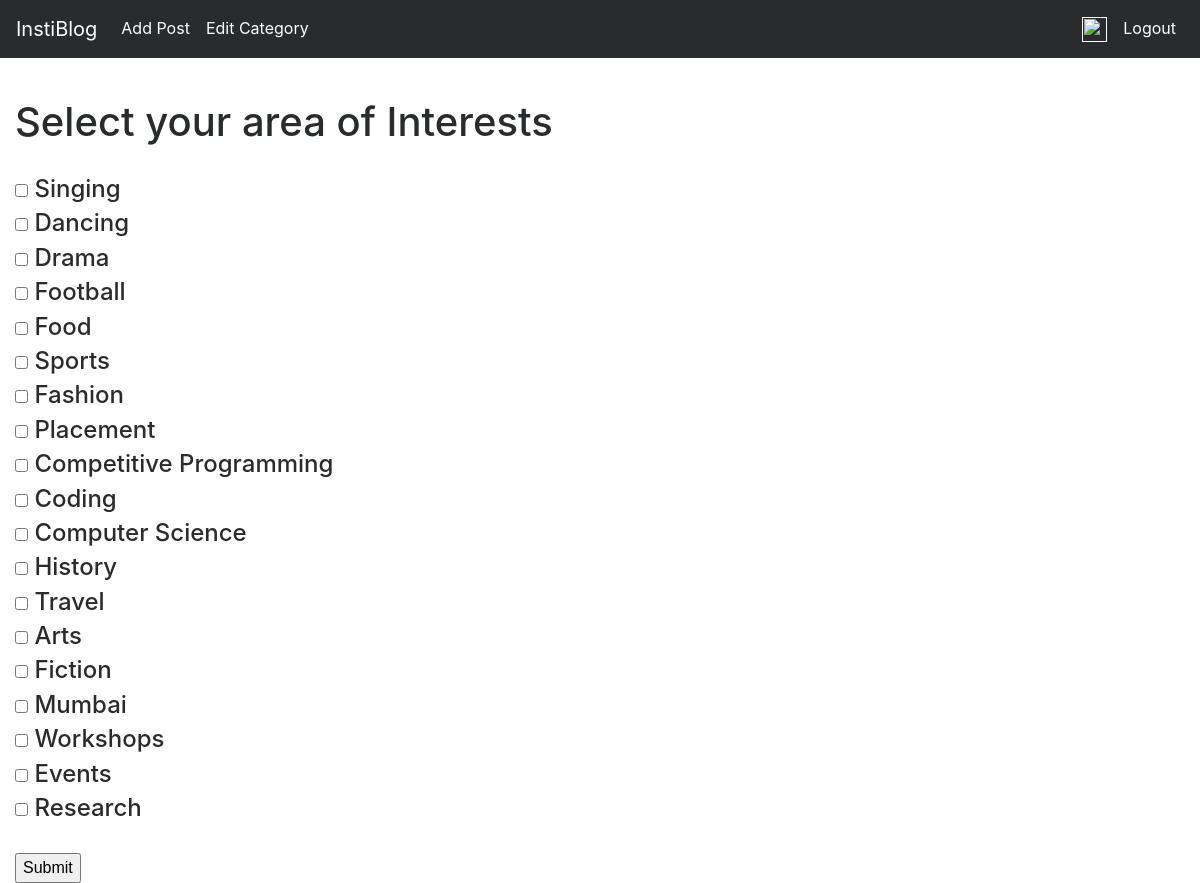
/submitcategory/edit/ (signed in), run on the app's committed database.
### homepage/models.py (models this page shows, shortened)
class Category(models.Model):
    name=models.CharField(max_length=50)

### loginpage/views.py (the view)
# urls.py: re_path(r'edit/$', views.editcat,name='editcat'),
def editcat(request):
    print('hello')
    catg= Category.objects.all()
    blog= Blog.objects.all()
    params={'cat':catg,'blog':blog}
    return render(request,'selectcat.html',params)

### templates/selectcat.html (shortened to what this page needs)
{% extends "layout.html" %}
{% block body %}
{% load crispy_forms_tags %}{% load socialaccount %}
{% if user.is_authenticated %}
<h1>Select your area of Interests </h1>
<form action="http://127.0.0.1:8000/submitcategory/done" method='get'>
<br>
    {% for i in cat %}
     <h4>    <input  type="checkbox" name="{{ i.name }}" value="{{ i.name }}"> {{ i.name }}<br>  </h4>
    {% endfor %}
    <br>
    <button type='submit'> Submit </button>
</form>
{% endif %}
{% endblock body %}

### data on the page
Category: name "Singing"
Category: name "Dancing"
Category: name "Drama"
Category: name "Football"
Category: name "Food"
Category: name "Sports"
Category: name "Fashion"
Category: name "Placement"
Category: name "Competitive Programming"
Category: name "Coding"
Category: name "Computer Science"
Category: name "History"
Category: name "Travel"
Category: name "Arts"
Category: name "Fiction"
Category: name "Mumbai"
Category: name "Workshops"
Category: name "Events"
Category: name "Research"
